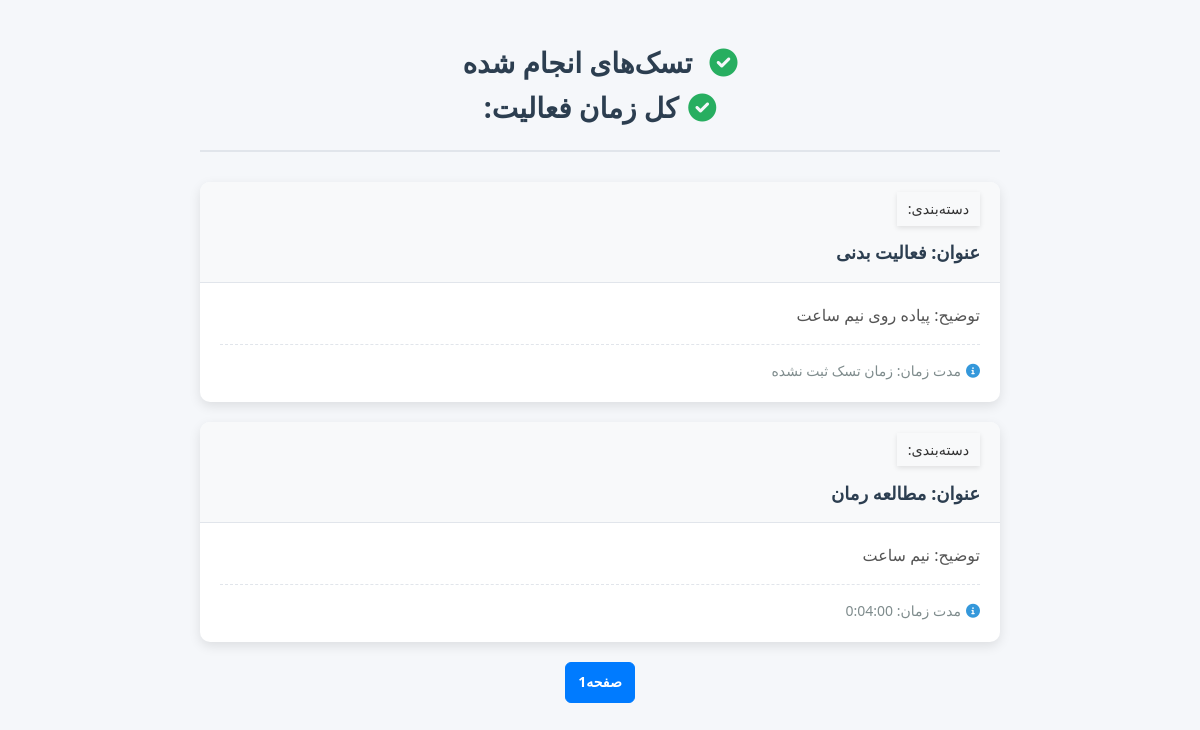
The app's page /plan/list_task_done, older data.
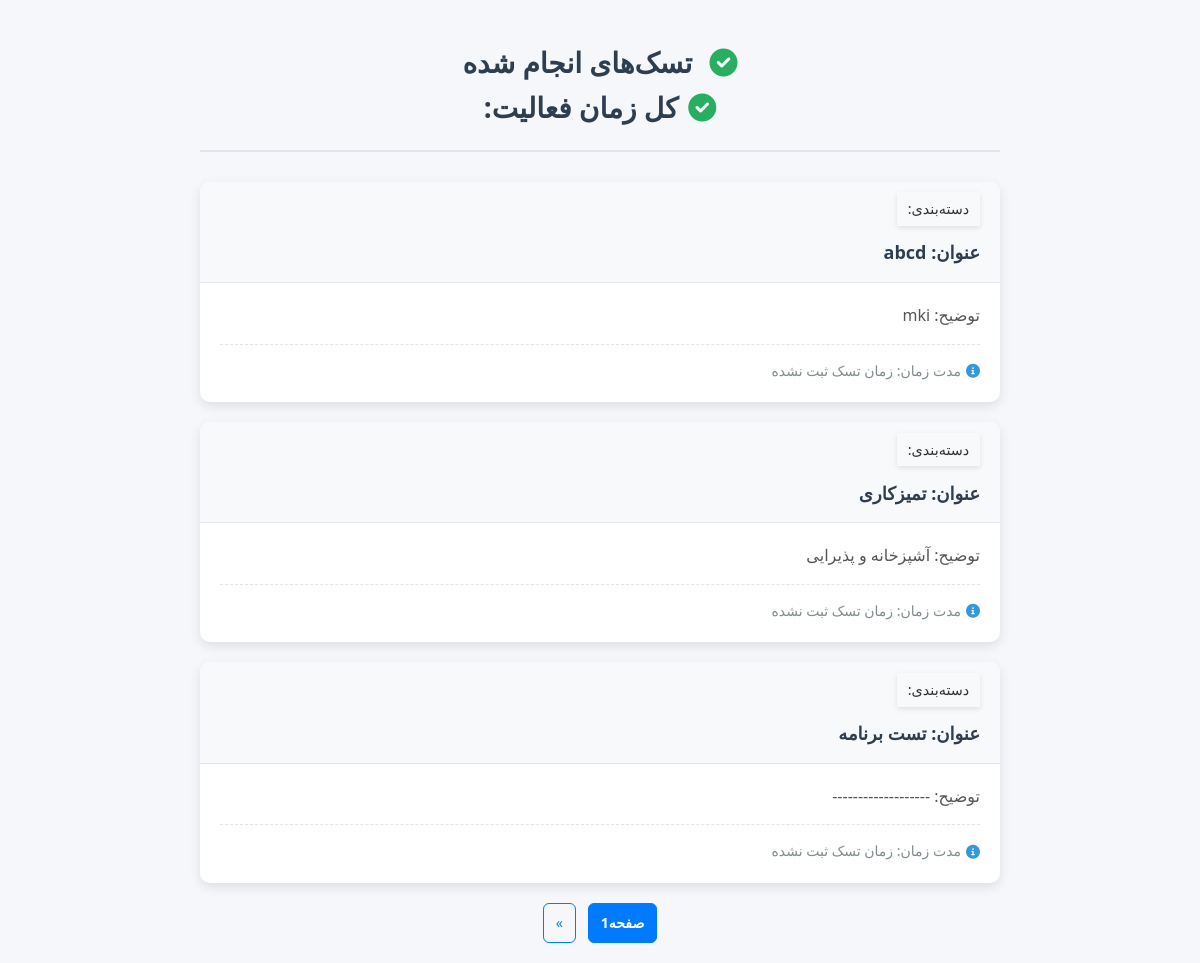
The same page, newer data.
### todolist_app/models.py (models this page shows, shortened)
class Task(models.Model):
    category=models.ForeignKey(Category,on_delete=models.CASCADE)
    title=models.CharField(max_length=20)
    description=models.TextField(max_length=150,null=True,blank=True)
    datetime_start=models.DateTimeField(null=True,blank=True)
    datetime_end=models.DateTimeField(null=True,blank=True)
    situation=models.BooleanField(default=False)

### todolist_app/views.py (the view)
# urls.py: path("list_task_done",views.list_task_done,name="list_done")]
def list_task_done(request):
    durations=[]
    objects=Task.objects.filter(situation=True).order_by("-id")
    page=request.GET.get('page')
    print("page:",page)
    for item in objects:
        start_time=item.datetime_start
        end_time=item.datetime_end
        if start_time and end_time:
                  start_time = item.datetime_start.replace(second=0, microsecond=0)
                  end_time = item.datetime_end.replace(second=0, microsecond=0)
                  duration=end_time-start_time
                  durations.append(duration)
        else:
          durations.append("زمان تسک ثبت نشده")
    objects=list(zip(objects,durations))
    paginator=Paginator(objects,3)
    page_obj=paginator.get_page(page)
    return render(request,"todolist_app/done.html",context={"page_obj":page_obj})

### todolist_app/templates/todolist_app/done.html (shortened to what this page needs)
{%  load static    %}
<!DOCTYPE html>
<html lang="fa" dir="rtl">
<head>
    <link rel="stylesheet" href="{% static 'template/css/done.css' %}">
    <link rel="stylesheet" href="https://cdnjs.cloudflare.com/ajax/libs/font-awesome/6.0.0/css/all.min.css">
</head>
<body>
    <div class="container">
        <header class="header">
            <h1 class="title"><i class="fas fa-check-circle"></i> تسک‌های انجام شده</h1>
        {% if page_obj %}
            <h1 class="title"><i class="fas fa-check-circle"></i>کل زمان فعالیت:  {{total_time}} </h1>
        </header>
        <div class="tasks-container">
            {% for task,duration in page_obj %}
            <div class="task-card">
                <div class="task-header" >
                <div class="task-category mb-3"><span  class="badge bg-primary rounded-pill">دسته‌بندی: {{ task.category.name }}</span>  </div>
                    <span class="task-title">عنوان: {{ task.title }}</span>
                </div>
                <div class="task-body">
                    {%  if task.description  %}
                    <p class="task-description">توضیح: {{ task.description }} </p>
                    {%  else %}
                  <p class="task-description">توضیح: ------------------- </p>
                  {% endif %}
                    <div class="task-details">
                        <span class="detail-item"><i class="fas fa-info-circle"></i> مدت زمان:
                            {{ duration }}</span>
                          </div>
                    </div>
                </div>
            {% endfor %}
    <div class="pagination-wrapper">
    <div class="custom-pagination">
       <span class="page-number active"> صفحه{{ page_obj.number }}</span>
    {% if page_obj.has_next %}
        <a href="?page={{ page_obj.next_page_number }}" class="page-button"> » </a>
    {% endif %}
     </div>
   </div>
   {%  else  %}
   <p>در حال حاضر تسکی اتمام نیافته</p>
  {% endif  %}
  </div>
</body>
</html>

Row changes from the older to the newer data that the page shows:
no longer on this page (row unchanged): Task: title "فعالیت بدنی", description "پیاده روی نیم ساعت", duration "زمان تسک ثبت نشده"
no longer on this page (row unchanged): Task: title "مطالعه رمان", description "نیم ساعت", duration "0:04:00"
added Task: title "abcd", description "mki", duration "زمان تسک ثبت نشده"
now on this page (row edited): Task: title "تمیزکاری", description "آشپزخانه و پذیرایی", duration "زمان تسک ثبت نشده"
now on this page (row edited): Task: title "تست برنامه", description "توضیح: -------------------", duration "زمان تسک ثبت نشده"
